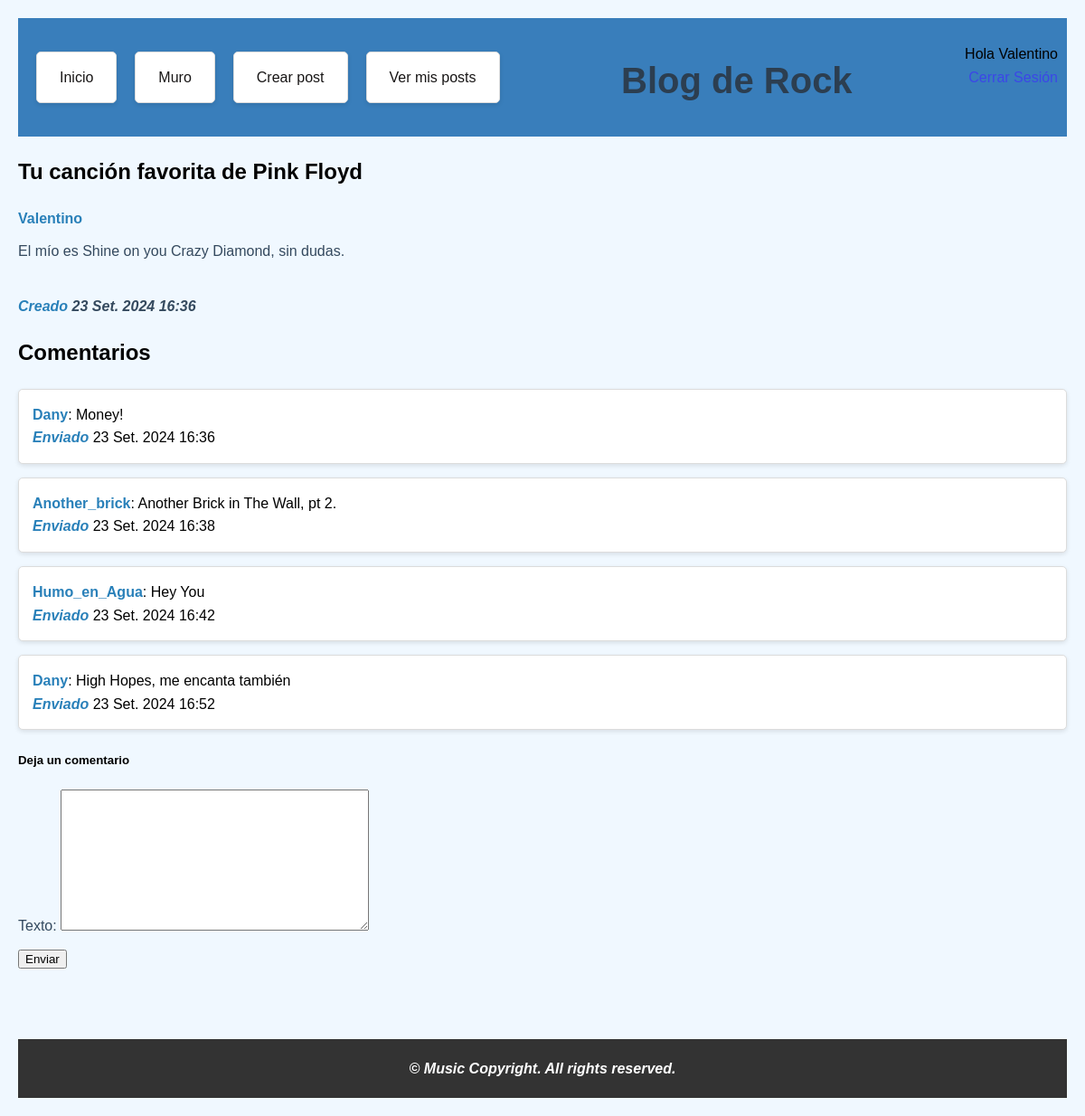
The page /blog/tu-cancion-favorita-de-pink-floyd/ (signed in) on the database its author committed.
### blog/models.py (models this page shows, shortened)
class Blog(models.Model):
    autor = models.ForeignKey(User, on_delete=models.CASCADE)
    titulo = models.CharField(max_length=200)
    slug = models.SlugField(max_length=255, unique=True, blank=True)                    #utilización de slug para identificar de manera única cada post. Ideal para el uso de Blogs(en este caso, esencial)
    texto = models.CharField(max_length=1000, db_index=True, unique=True, blank=True)  # usar TextField si necesito más texto
    fechaCreado = models.DateTimeField(auto_now_add=True)

class Comentarios(models.Model):
    blog = models.ForeignKey('Blog', on_delete=models.CASCADE, related_name='comentarios')              #blog obligatorio, para poder identificar cada post y los comentarios en los correspondientes
    autor = models.ForeignKey(User, on_delete=models.CASCADE)
    texto = CKEditor5Field('Comentario', config_name='coment', blank=True)
    fechaCreado = models.DateTimeField(auto_now_add=True)

### blog/views.py (the view, shortened to what this page needs)
# urls.py: path('blog/<slug:slug>/', views.BlogContenido.as_view(), name='blog_contenido'),
class BlogContenido(DetailView):
    model = Blog
    template_name = 'blog_contenido.html'
    def get_context_data(self, **kwargs):                           #método heredado de la clase View, para renderizar y procesar vistas
        context = super().get_context_data(**kwargs)            #context = diccionario | **kwargs = argumentos claves
        if self.object:
            context['comentarios'] = self.object.comentarios.all()          #si existe, se basa en la clave 'comentarios'
            context['form'] = ComentarioForm()                              #se crea con el formulario de más abajo
        context['blog_content'] = self.object.texto             #agrega el context al post
        return context

### blog/views.py
class ComentarioForm(forms.ModelForm):
    class Meta:
        model = Comentarios
        fields = ['texto']
        widgets = {
            'blog': forms.HiddenInput(),                #se esconde el "blog" de comentarios, para no mostrarse a la hora de crear un comentario
        }                                               #solía salir cómo opción a elegir el post a comentar, y era innecesario ya que el comentario tenía la "id" del post

### blog/templates/blog_contenido.html (shortened to what this page needs)
{% extends "base.html" %}
{% block content %}
    <h2>{{ blog.titulo }}</h2>
    <p><b>{{ blog.autor.username|capfirst }}</b></p>
    <p>{{ blog.texto|safe }}</p>
    <p><br><b><i>Creado</b> {{ blog.fechaCreado}}</i></p>
    {% if comentarios %}
    <h2>Comentarios</h2>
        <ul>
            {% for comentario in comentarios %}
                <li><b>{{ comentario.autor|capfirst }}</b>: {{ comentario.texto }} <br><b><i>Enviado</i></b> {{ comentario.fechaCreado}}</li>
            {% endfor %}
        </ul>
    {% endif %}
<h5>Deja un comentario</h5>
<form method="post">
    {{ form.as_p }}
    <button type="submit">Enviar</button>
</form>
{% endblock %}

### blog/templates/base.html (shortened to what this page needs)
<!DOCTYPE html>
<html lang="es">
<head>
    {%load static %}
    <link rel="stylesheet" href="{% static 'blog/styles.css' %}">
</head>
<body>
    <header>
        {% include "navbar.html" %}
        <div class="header-titulo">
            <h1>Blog de Rock</h1>
        </div>
        <div class="usuario">
            {% if user.is_authenticated %}
                Hola {{ user.username|capfirst }}<br>
                <a href="{% url 'logout' %}">Cerrar Sesión</a>
            {% else %}
                Hola anónimo/a
                <a href="{% url 'login' %}">Iniciar Sesión</a><br>
                <a href="{% url 'registro' %}">¿No tienes una cuenta? Ingresa aquí</a>
            {% endif %}
            <br><br>
        </div>
    </header>
    <div class="content">
        {%block content%}{%endblock%}
    </div>
    <br><br><br>
    <footer>
        <i>&copy Music Copyright. All rights reserved.</i>
    </footer>
</body>
</html>

### blog/static/blog/styles.css (style rules this page uses)
header { display: flex; justify-content: space-between; align-items: center; padding: 10px; background-color: rgb(57, 126, 187); }
.header-titulo { flex: 1; text-align: center; }
.usuario { margin-left: auto; text-align: right; }
body { background-color: #f0f8ff; font-family: Arial, sans-serif; line-height: 1.6; margin: 0; padding: 20px; }
h1 { text-align: center; color: #2c3e50; font-size: 2.5em; margin-bottom: 20px; }
ul { list-style-type: none; padding: 0; }
li { background-color: #ffffff; border: 1px solid #dcdcdc; border-radius: 5px; margin-bottom: 15px; padding: 15px; box-shadow: 0 2px 5px rgba(0, 0, 0, 0.1); }
b { color: #2980b9; }
i { font-weight: bold; }
p { margin: 10px 0; color: #34495e; }
a { color: #3c47e7; text-decoration: none; transition: color 0.3s; }
footer { text-align: center; padding: 20px; background: #333; color: #ffffff; }

### rows shown on the page
Blog: titulo "Tu canción favorita de Pink Floyd", autor.username "Valentino", texto "El mío es Shine on you Crazy Diamond, sin dudas.", fechaCreado "23 Set. 2024 16:36"
Comentarios: autor "Dany", texto "Money!", fechaCreado "23 Set. 2024 16:36"
Comentarios: autor "Another_brick", texto "Another Brick in The Wall, pt 2.", fechaCreado "23 Set. 2024 16:38"
Comentarios: autor "Humo_en_Agua", texto "Hey You", fechaCreado "23 Set. 2024 16:42"
Comentarios: autor "Dany", texto "High Hopes, me encanta también", fechaCreado "23 Set. 2024 16:52"

### other values the page prints
{{ user.username|capfirst }} "Valentino"
